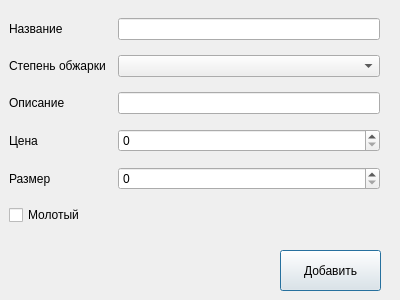
<?xml version="1.0" encoding="UTF-8"?>
<ui version="4.0">
 <class>Dialog</class>
 <widget class="QDialog" name="Dialog">
  <property name="geometry">
   <rect>
    <x>0</x>
    <y>0</y>
    <width>400</width>
    <height>300</height>
   </rect>
  </property>
  <property name="windowTitle">
   <string>Dialog</string>
  </property>
  <widget class="QWidget" name="gridLayoutWidget">
   <property name="geometry">
    <rect>
     <x>9</x>
     <y>9</y>
     <width>371</width>
     <height>231</height>
    </rect>
   </property>
   <layout class="QGridLayout" name="gridLayout">
    <item row="8" column="2">
     <widget class="QLineEdit" name="description"/>
    </item>
    <item row="3" column="2">
     <widget class="QComboBox" name="calibre"/>
    </item>
    <item row="9" column="2">
     <widget class="QSpinBox" name="price"/>
    </item>
    <item row="12" column="0" colspan="3">
     <widget class="QCheckBox" name="checkBox">
      <property name="text">
       <string>Молотый</string>
      </property>
     </widget>
    </item>
    <item row="9" column="0">
     <widget class="QLabel" name="durationlabel">
      <property name="text">
       <string>Цена</string>
      </property>
     </widget>
    </item>
    <item row="0" column="0">
     <widget class="QLabel" name="namelabel">
      <property name="text">
       <string>Название</string>
      </property>
     </widget>
    </item>
    <item row="8" column="0">
     <widget class="QLabel" name="genrelabel">
      <property name="text">
       <string>Описание</string>
      </property>
     </widget>
    </item>
    <item row="3" column="0">
     <widget class="QLabel" name="yearlabel">
      <property name="text">
       <string>Степень обжарки</string>
      </property>
     </widget>
    </item>
    <item row="0" column="2">
     <widget class="QLineEdit" name="getname"/>
    </item>
    <item row="10" column="2">
     <widget class="QSpinBox" name="size"/>
    </item>
    <item row="10" column="0">
     <widget class="QLabel" name="durationlabel_2">
      <property name="text">
       <string>Размер</string>
      </property>
     </widget>
    </item>
   </layout>
  </widget>
  <widget class="QLabel" name="label_5">
   <property name="geometry">
    <rect>
     <x>20</x>
     <y>270</y>
     <width>47</width>
     <height>13</height>
    </rect>
   </property>
   <property name="text">
    <string/>
   </property>
  </widget>
  <widget class="QLabel" name="label_6">
   <property name="geometry">
    <rect>
     <x>6</x>
     <y>263</y>
     <width>131</width>
     <height>20</height>
    </rect>
   </property>
   <property name="text">
    <string/>
   </property>
  </widget>
  <widget class="QPushButton" name="btn">
   <property name="geometry">
    <rect>
     <x>280</x>
     <y>250</y>
     <width>101</width>
     <height>41</height>
    </rect>
   </property>
   <property name="text">
    <string>Добавить</string>
   </property>
  </widget>
 </widget>
 <resources/>
 <connections/>
</ui>
